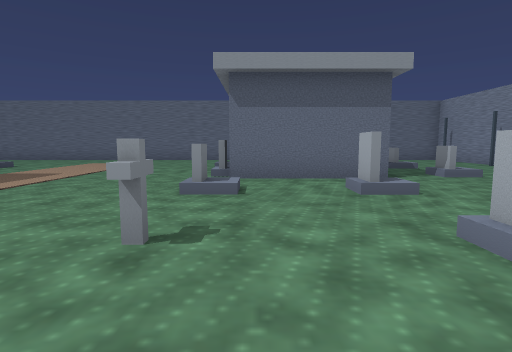
View 1 (above)

20 first-person views from a walk through a scene from a Unity 3-D project. The camera is 1.3 m above the floor, tilts 6° down and sees 80° across. The floor is counted in squares, 2 m on a side. Each view is taken from the middle of a square. On the plan, view 1 faces up. The plan holds only what a view shows up to about 10 squares ahead; the rest is blank. The place goes on beyond the plan. The player character is not drawn. Some animated figures are left out.

View 2
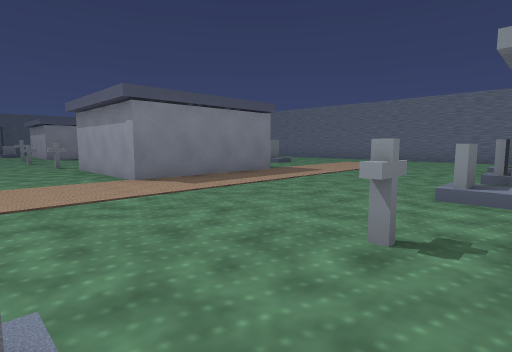

View 3
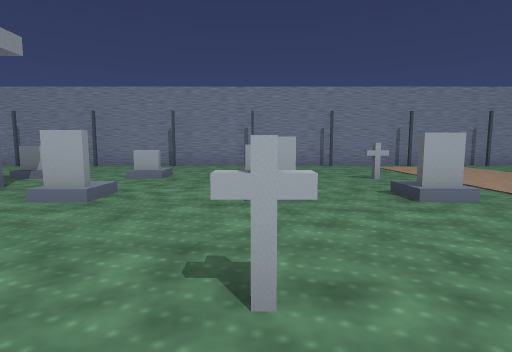

View 4
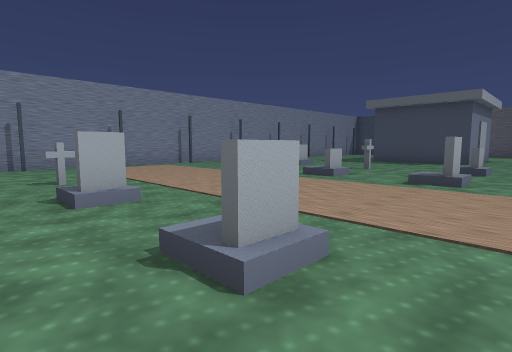

View 5
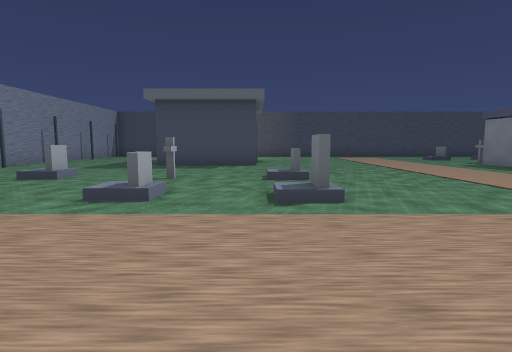

View 6
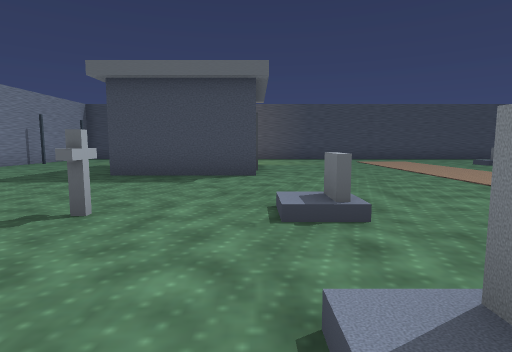

View 7
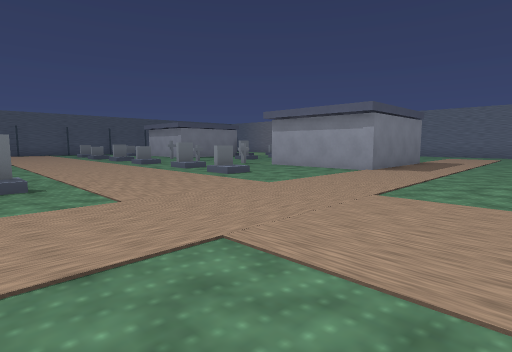

View 8
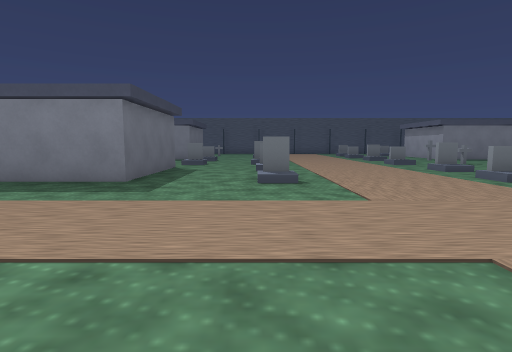

View 9
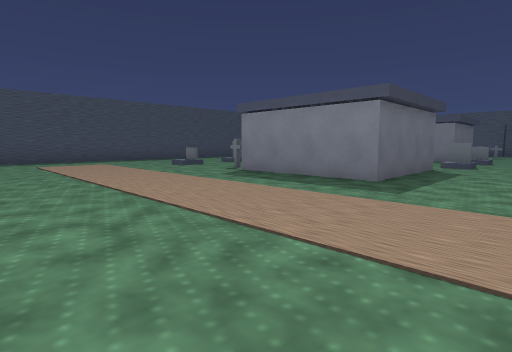

View 10
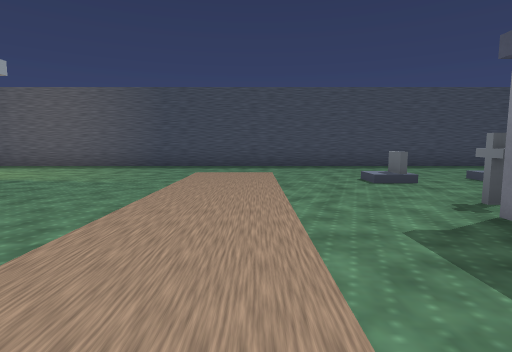

View 11
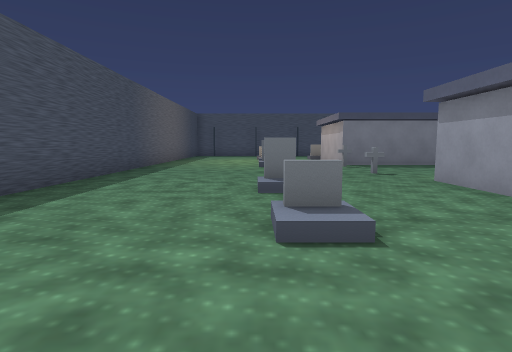

View 12
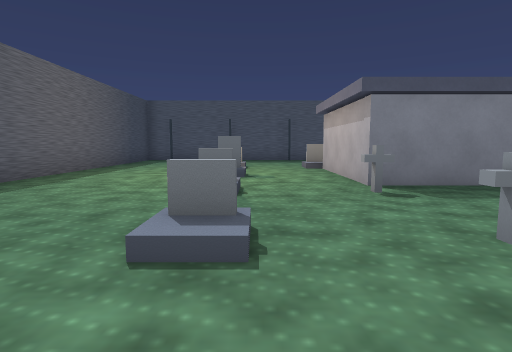

View 13
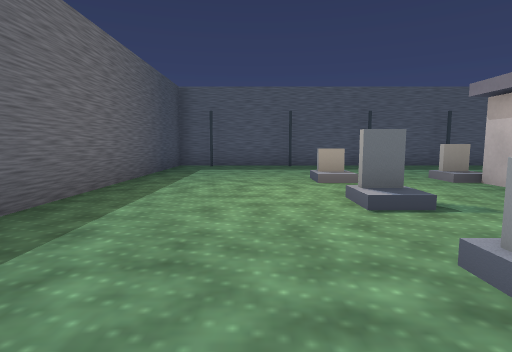

View 14
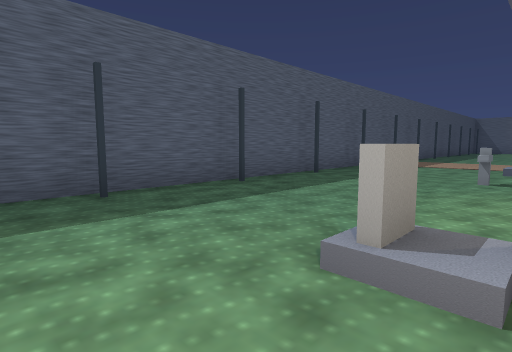

View 15
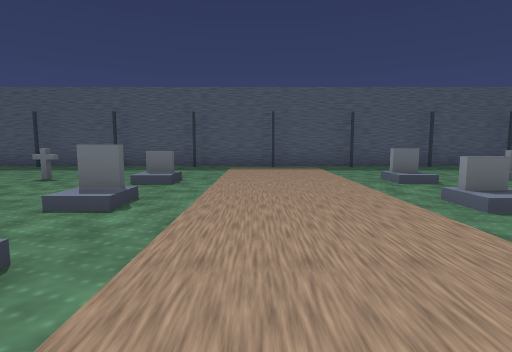

View 16
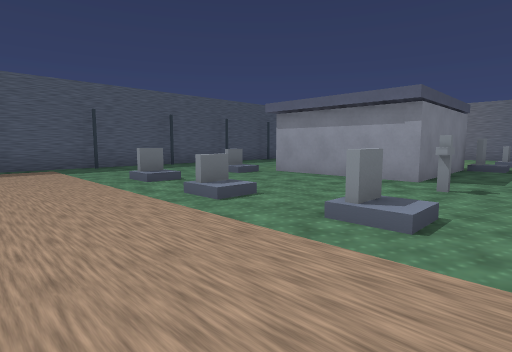

View 17
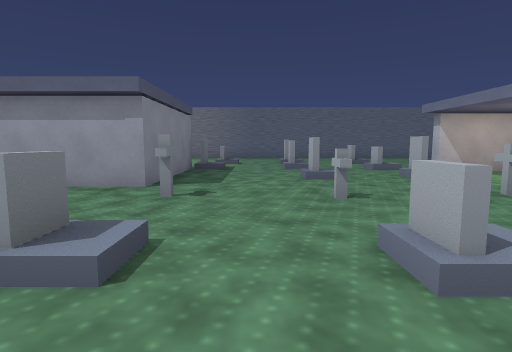

View 18
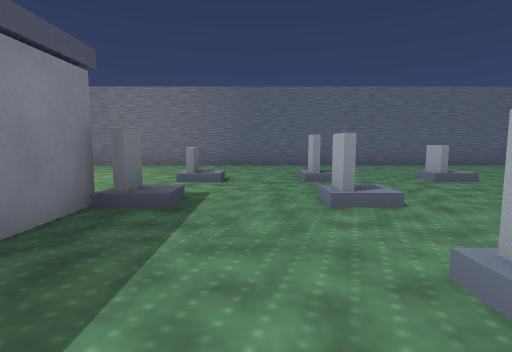

View 19
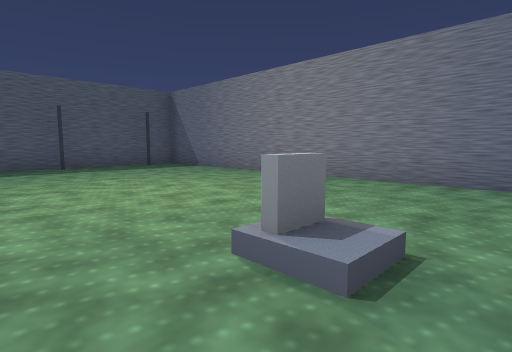

View 20
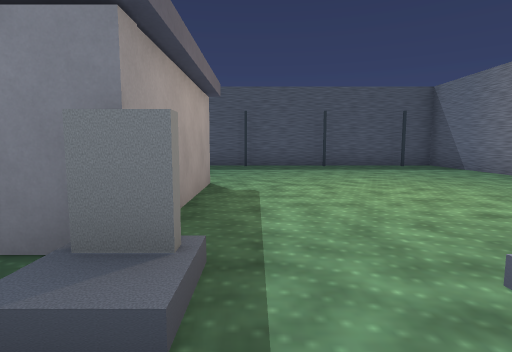

### Floor plan
Points are (right, up) in squares from view 1. A wall is a line through its corners. A room is listed if a view was taken in it or the views show most of it. See-through windows are left out.
Room 1 (views 1, 2, 3, 4, 5, 6, 7, 8, 9, 10, 11, 12, 13, 14, 15, 16, 17, 18, 19, 20)
walls: (-10.6, -7.3) (-7.2, -7.3) (-7.2, -10.8); (-8.9, -10.7) (-10.6, -10.7); (-14.7, -8.2) (-14.7, -11.2) (-18.1, -11.2); (-6.8, 5.5) (-8.6, 5.5); (-5.2, 5.9) (-5.2, 2.3) (-8.6, 2.3); (0, -11.2) (0, -10.2) (3, -10.2); (-14.7, 6.4) (-14.7, 2.8) (-18.1, 2.8); (1.5, 5.7) (-0.5, 5.7); (-18.1, 6.2) (-16, 6.2); (-5.4, 12.3) (-22.3, 12.3) (-22.3, -17.3) (2.9, -17.3); (7.3, -5.9) (7.3, 10.1); (-1, 12.3) (-2, 12.3); (7.3, -11.1) (7.3, -9.6); (7.3, -14.1) (7.3, -12.6)
objects: other object (-19, -14); other object (-19, -11); other object (-19, -7); other object (-19, -5); other object (-19, 0); other object (-19, 2); other object (-17, -5); other object (-16, -14); other object (-16, 0); other object (-14, -14); other object (-14, -11); other object (-14, -7); other object (-14, -5); other object (-14, 0); other object (-14, 2); other object (-14, 6); other object (-14, 9); other object (-12, -13); other object (-12, -11); other object (-12, -7); other object (-12, -5); other object (-12, 0); other object (-12, 2); other object (-12, 4); other object (-12, 7); other object (-12, 9); other object (-10, -14); other object (-10, -5); other object (-10, 0); other object (-10, 2); other object (-10, 4); other object (-10, 6); other object (-10, 9); other object (-8, -14); other object (-8, -11); other object (-8, -5); other object (-8, 0); other object (-7, 8); other object (-1, -7); other object (-1, -5); other object (-1, 0); other object (-1, 2); other object (-1, 4); other object (-1, 6); other object (-1, 8); other object (1, -5); other object (2, -7); other object (2, 0); other object (2, 2); other object (2, 4); other object (4, -7); other object (4, 0); other object (4, 2); other object (4, 4); other object (4, 6); other object (4, 8)

Positions as (right, up) in squares from view 1, and headings:
1: (0, 0), facing up
2: (0, 0), facing up-left
3: (-2, 2), facing right
4: (-2, 1), facing down-right
5: (0, -1), facing down
6: (0, -4), facing down
7: (-2, -5), facing up-left
8: (-2, -5), facing left
9: (-2, -5), facing down-left
10: (-5, -8), facing down
11: (-5, -14), facing left
12: (-10, -13), facing left
13: (-13, -15), facing left
14: (-18, -13), facing up-left
15: (-13, -3), facing left
16: (-13, -3), facing up-left
17: (-13, -2), facing up
18: (-13, 3), facing up
19: (-13, 7), facing up-left
20: (-13, 7), facing left
